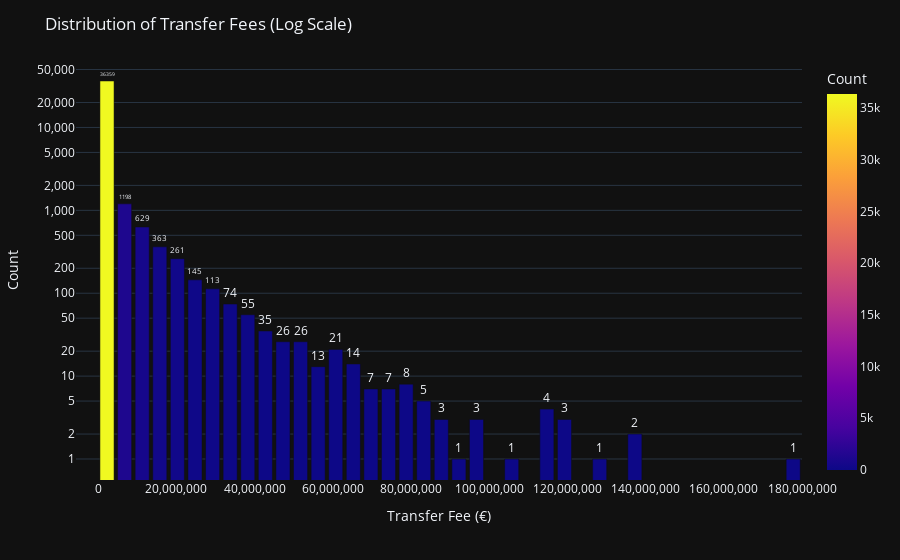

Write notebook code for a chart like this one.
### Markdown cell above
### 3.3. Numeric Distribution of Transfer Fees

### Code cell
# Prepare data (only valid transfer_fee)
series = pd.to_numeric(df_tm_transfers_cleaned['transfer_fee'], errors='coerce').dropna()
if series.empty:
    raise ValueError("There are no valid values in 'transfer_fee'.")

# Statistics
mean_val = series.mean()
median_val = series.median()

# Manual binning to color by intensity
nbins = 40 
counts, bin_edges = np.histogram(series, bins=nbins)
bin_left = bin_edges[:-1]
bin_right = bin_edges[1:]
bin_center = (bin_left + bin_right) / 2

df_bins = pd.DataFrame({
    'bin_left': bin_left,
    'bin_right': bin_right,
    'bin_center': bin_center,
    'count': counts
})

# Interactive plot
fig = px.bar(
    df_bins,
    x='bin_center',
    y='count',
    color='count',
    text='count',
    title='Distribution of Transfer Fees (Log Scale)',
    labels={'bin_center': 'Transfer Fee (€)', 'count': 'Count'},
    hover_data={'bin_left': ':.0f', 'bin_right': ':.0f', 'bin_center': ':.0f', 'count': ':.0f'}
)

fig.update_traces(textposition='outside', cliponaxis=False)

# Add peak annotation
idx_max = df_bins['count'].idxmax()
fig.add_annotation(
    x=df_bins.loc[idx_max, 'bin_center'],
    y=df_bins.loc[idx_max, 'count'],
    text=f"Peak<br>{int(df_bins.loc[idx_max, 'count']):,}",
    showarrow=True,
    arrowhead=2,
    yshift=10
)

# Style
fig.update_layout(
    template='plotly_dark',
    xaxis_title='Transfer Fee (€)',
    yaxis_title='Count',
    hovermode='x unified',
    margin=dict(l=40, r=20, t=60, b=80),
    legend=dict(
        orientation='v',
        yanchor='top', y=1,
        xanchor='left', x=0
    )
)

# X axis with more compact format
fig.update_xaxes(tickformat=',.0f')
fig.update_yaxes(tickformat=',.0f')
fig.update_yaxes(type='log')

fig.show()

### Figure 1 — Plotly figure (JSON) as saved in the notebook; plotly's stock layout.template omitted (floating-point values rounded to 4 significant figures)
{"data": [{"cliponaxis": false, "customdata": [[0.0, 4500000.0], [4500000.0, 9000000.0], [9000000.0, 13500000.0], [13500000.0, 18000000.0], [18000000.0, 22500000.0], [22500000.0, 27000000.0], [27000000.0, 31500000.0], [31500000.0, 36000000.0], [36000000.0, 40500000.0], [40500000.0, 45000000.0], [45000000.0, 49500000.0], [49500000.0, 54000000.0], [54000000.0, 58500000.0], [58500000.0, 63000000.0], [63000000.0, 67500000.0], [67500000.0, 72000000.0], [72000000.0, 76500000.0], [76500000.0, 81000000.0], [81000000.0, 85500000.0], [85500000.0, 90000000.0], [90000000.0, 94500000.0], [94500000.0, 99000000.0], [99000000.0, 103500000.0], [103500000.0, 108000000.0], [108000000.0, 112500000.0], [112500000.0, 117000000.0], [117000000.0, 121500000.0], [121500000.0, 126000000.0], [126000000.0, 130500000.0], [130500000.0, 135000000.0], [135000000.0, 139500000.0], [139500000.0, 144000000.0], [144000000.0, 148500000.0], [148500000.0, 153000000.0], [153000000.0, 157500000.0], [157500000.0, 162000000.0], [162000000.0, 166500000.0], [166500000.0, 171000000.0], [171000000.0, 175500000.0], [175500000.0, 180000000.0]], "hovertemplate": "Transfer Fee (€)=%{x:.0f}<br>Count=%{marker.color:.0f}<br>bin_left=%{customdata[0]:.0f}<br>bin_right=%{customdata[1]:.0f}<extra></extra>", "legendgroup": "", "marker": {"color": [36359, 1198, 629, 363, 261, 145, 113, 74, 55, 35, 26, 26, 13, 21, 14, 7, 7, 8, 5, 3, 1, 3, 0, 1, 0, 4, 3, 0, 1, 0, 2, 0, 0, 0, 0, 0, 0, 0, 0, 1], "coloraxis": "coloraxis", "pattern": {"shape": ""}}, "name": "", "orientation": "v", "showlegend": false, "text": [36360.0, 1198.0, 629.0, 363.0, 261.0, 145.0, 113.0, 74.0, 55.0, 35.0, 26.0, 26.0, 13.0, 21.0, 14.0, 7.0, 7.0, 8.0, 5.0, 3.0, 1.0, 3.0, 0.0, 1.0, 0.0, 4.0, 3.0, 0.0, 1.0, 0.0, 2.0, 0.0, 0.0, 0.0, 0.0, 0.0, 0.0, 0.0, 0.0, 1.0], "textposition": "outside", "type": "bar", "x": [2250000.0, 6750000.0, 11250000.0, 15750000.0, 20250000.0, 24750000.0, 29250000.0, 33750000.0, 38250000.0, 42750000.0, 47250000.0, 51750000.0, 56250000.0, 60750000.0, 65250000.0, 69750000.0, 74250000.0, 78750000.0, 83250000.0, 87750000.0, 92250000.0, 96750000.0, 101200000.0, 105800000.0, 110200000.0, 114800000.0, 119200000.0, 123800000.0, 128200000.0, 132800000.0, 137200000.0, 141800000.0, 146200000.0, 150800000.0, 155200000.0, 159800000.0, 164200000.0, 168800000.0, 173200000.0, 177800000.0], "xaxis": "x", "y": [36359, 1198, 629, 363, 261, 145, 113, 74, 55, 35, 26, 26, 13, 21, 14, 7, 7, 8, 5, 3, 1, 3, 0, 1, 0, 4, 3, 0, 1, 0, 2, 0, 0, 0, 0, 0, 0, 0, 0, 1], "yaxis": "y"}], "layout": {"annotations": [{"arrowhead": 2, "showarrow": true, "text": "Peak<br>36,359", "x": 2250000, "y": 36359, "yshift": 10}], "barmode": "relative", "coloraxis": {"colorbar": {"title": {"text": "Count"}}, "colorscale": [[0, "#0d0887"], [0.1111, "#46039f"], [0.2222, "#7201a8"], [0.3333, "#9c179e"], [0.4444, "#bd3786"], [0.5556, "#d8576b"], [0.6667, "#ed7953"], [0.7778, "#fb9f3a"], [0.8889, "#fdca26"], [1, "#f0f921"]]}, "hovermode": "x unified", "legend": {"orientation": "v", "tracegroupgap": 0, "x": 0, "xanchor": "left", "y": 1, "yanchor": "top"}, "margin": {"b": 80, "l": 40, "r": 20, "t": 60}, "title": {"text": "Distribution of Transfer Fees (Log Scale)"}, "xaxis": {"anchor": "y", "domain": [0, 1], "tickformat": ",.0f", "title": {"text": "Transfer Fee (€)"}}, "yaxis": {"anchor": "x", "domain": [0, 1], "tickformat": ",.0f", "title": {"text": "Count"}, "type": "log"}}}
